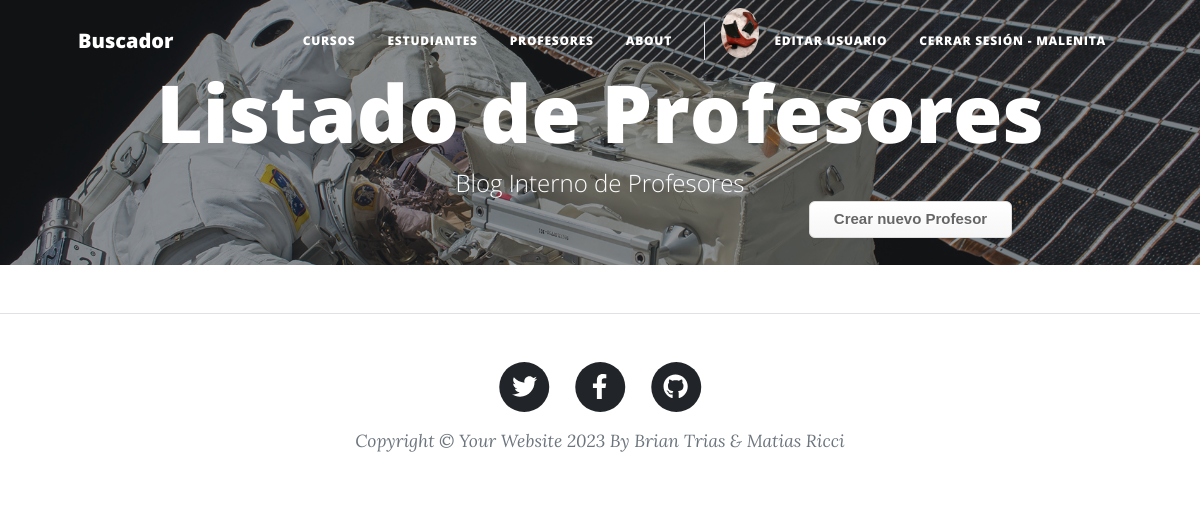
/profesor/profesors (signed in), run on an earlier commit of the app's database.
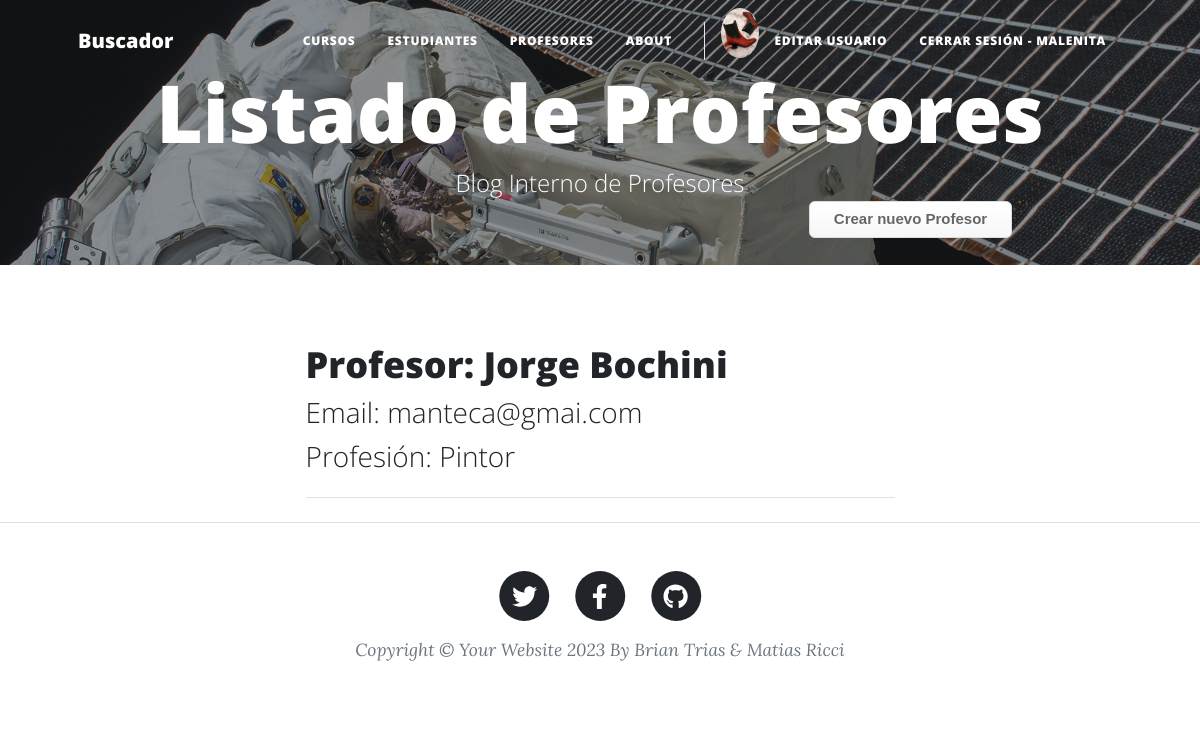
And on a later commit of the database.
### profesor/models.py (models this page shows, shortened)
class Profesor(models.Model):
    name = models.CharField(max_length=40)
    last_name = models.CharField(max_length=40)
    email = models.EmailField()
    profession = models.CharField(max_length=40)

### profesor/views.py (the view)
# urls.py: path("profesors", views.ProfesorListView.as_view(), name="profesor-list"),
class ProfesorListView(ListView):
    model = Profesor
    paginate_by = 3

### home/context_processors.py (called while the page is built)
def avatar_context(request):
    avatar_url = None
    if request.user.is_authenticated:
        avatars = Avatar.objects.filter(user=request.user.id)
        if avatars.exists():
            avatar_url = avatars[0].image.url
    return {"avatar_url": avatar_url}

### profesor/templates/profesor/profesor_list.html (shortened to what this page needs)
{% extends "home/index.html" %}
{% load static %}
{% block my_blog_header %}
    <header class="masthead" style="background-image: url('/static/home/assets/img/post-bg.jpg')">
        <div class="container position-relative px-4 px-lg-5">
            <div class="row gx-4 gx-lg-5 justify-content-center">
                <div class="col-md-15 col-lg-16 col-xl-14">
                    <div class="site-heading">
                        <h1>Listado de Profesores</h1>
                        <span class="subheading">Blog Interno de Profesores</span>
                    </div>
                </div>
            </div>
            <a class="button_custom" href="{% url 'profesor:profesor-add' %}">Crear nuevo Profesor</a>
        </div>
    </header>
{% endblock %}
{% block my_blog_content %}
    {% for profesor in profesor_list %}
        <div class="post-preview">
            <a href="{% url 'profesor:profesor-detail' profesor.id %}">
                <h2 class="post-title">Profesor: {{ profesor.name }}  {{ profesor.last_name }}</h2>
                <h3 class="post-subtitle">Email: {{ profesor.email }}</h3>
                <h3 class="post-subtitle">Profesión: {{ profesor.profession }}</h3>
            </a>
        </div>
        <hr class="my-4" />
    {% endfor %}
{% endblock %}

What changed in the data, as far as the page shows it:
added Profesor: name "Jorge", last_name "Bochini", email "manteca@gmai.com", profession "Pintor"
